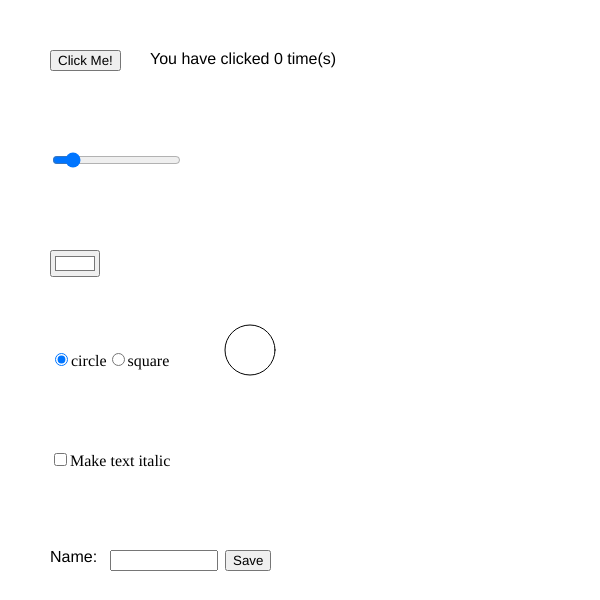
Frame 1 (no input)
Frame 60 (no input): identical to frame 1, image omitted
Frame 120 (the mouse pressed at the canvas centre since frame 60): identical to frame 1, image omitted

The p5.js sketch that drew this single still picture (run headless with seeded random() and noise() and a simulated clock; from frame 60 on, the mouse is pressed at the canvas centre):

// p5.js sketch
// ── sketch.js
// These variables will all store different form controls
let counterBtn, slider, colourPicker, radioGroup, checkBox, textInput, saveBtn;

let clickCounter = 0;
let bgColour;
let user = "";

// This will store the reference to <main>
let container;

function setup() {
    createCanvas(600, 600);
    rectMode(CENTER);
    bgColour = color(255);
    container = select("main");
    configureCounterButton();
    configureSlider();
    configureColourPicker();
    configureRadioGroup();
    configureCheckBox();
    configureTextInput();
}

function draw() {
    bgColour = colourPicker.color();
    background(bgColour);
    // Use the checkbox to set the text style
    if (checkBox.checked()) {
        textStyle(ITALIC);
    } else {
        textStyle(NORMAL);
    }
    // Use the slider to set the text size
    textSize(slider.value());
    // Show the counter next to the button
    textAlign(LEFT, TOP);
    text(`You have clicked ${clickCounter} time(s)`, 150, 52);
    // Use the selected radio button
    if (radioGroup.value() === "circle") {
        circle(250, 350, 50);
    } else if (radioGroup.value() === "square") {
        square(250, 350, 50);
    }
    // Name text field
    text("Name:", 50, 550);
    if (user !== "") {
        text(`Hello, ${user}`, 50, 575)
    }
}

/**
 * Creates the button.
 */
function configureCounterButton() {
    counterBtn = createButton("Click Me!");
    counterBtn.parent(container);
    counterBtn.position(50, 50);
    counterBtn.mouseClicked(buttonClicked);
}

/**
 * Event listener for mouse clicks on a button. Passed to the button's mouseClicked() method.
 */
function buttonClicked() {
    clickCounter++;
}

/**
 * Creates the slider.
 */
function configureSlider() {
    slider = createSlider(12, 48, 16, 2);
    slider.parent(container);
    slider.position(50, 150);
}

/**
 * Creates the colour picker.
 */
function configureColourPicker() {
    colourPicker = createColorPicker(bgColour);
    colourPicker.parent(container);
    colourPicker.position(50, 250);
}

/**
 * Configures the radio group.
 */
function configureRadioGroup() {
    radioGroup = createRadio();
    radioGroup.option("circle");
    radioGroup.option("square");
    radioGroup.parent(container);
    radioGroup.position(50, 350);
    radioGroup.selected("circle");
}

/**
 * Creates the check box.
 */
function configureCheckBox() {
    checkBox = createCheckbox("Make text italic");
    checkBox.parent(container);
    checkBox.position(50, 450);
}

/**
 * Creates the input box and the save button.
 */
function configureTextInput() {
    textInput = createInput();
    textInput.parent(container);
    textInput.position(75 + textWidth("Name:"), 550);
    textInput.size(100);

    saveBtn = createButton("Save");
    saveBtn.parent(container);
    saveBtn.position(225, 550);
    saveBtn.mouseClicked(saveName);
}

/**
 * Click event listener for the save button.
 */
function saveName() {
    user = textInput.value();
}
// ── inputsAndEvents.html
<!DOCTYPE html>
<html lang="en">
  <head>
    <meta charset="utf-8" />
    <meta name="viewport" content="width=device-width, initial-scale=1.0">

    <title>W7 Lecture 1 - inputsAndEvents</title>

    <link rel="stylesheet" type="text/css" href="./lib/main-styles.css">

    <script src="./lib/libraries/p5.min.js"></script>
  </head>

  <body>
    <script src="sketch.js"></script>
  </body>
</html>
